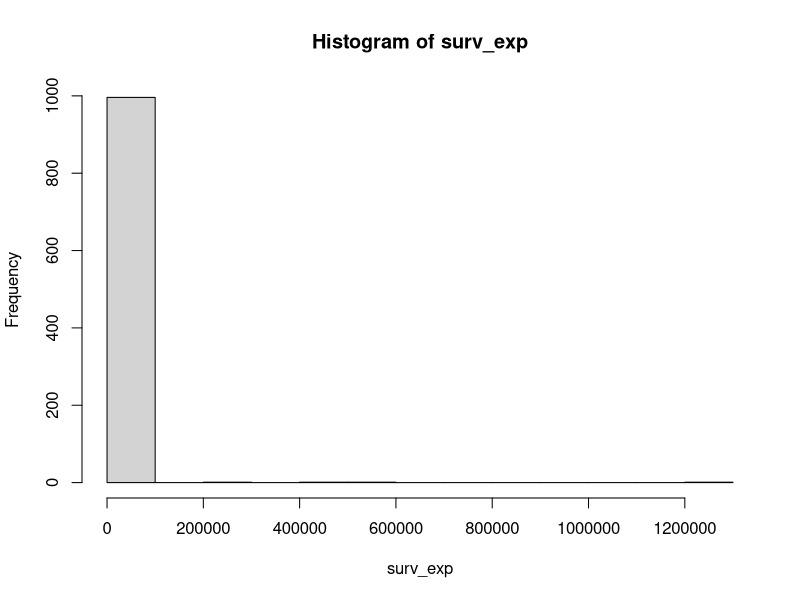
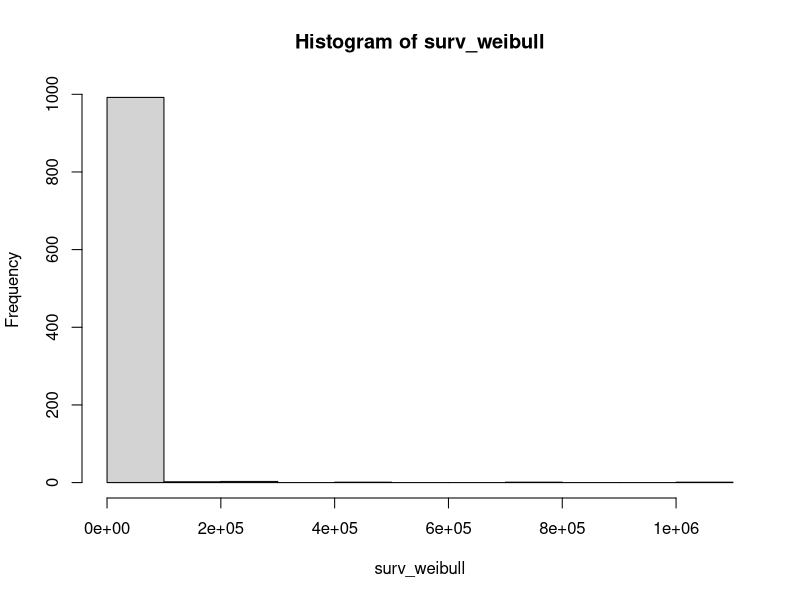

Recreate these plots in R, in order. (Note: this script raises an error after producing the figures.)
# K: number of myc-target genes
# n: number of patients


simu_myc<-function(n,K,mean,myc,size){
  df<-NULL
  for(k in 1:K){
    scale=runif(1,0,4)
    effect=myc*scale
    df=cbind(df,rnbinom(n, mu = mean*effect, size = size))
  }
  return(df)
}

df=simu_myc(n=1000,K=100,mean=5,myc=1,size=1)


# 1. Exponential


n=1000

x1=rnorm(n,0,1)
x2=rnorm(n,0,1)
x3=runif(n,0,1)
x4=rbinom(n,1,0.5)
x5=rbinom(n,1,0.2)
myc=rnorm(n,0,1)

df=data.frame(x1,x2,x3,x4,x5,myc)
coef=c(1,0.5,0.2,0.8,1.5,5)

simu_exp<-function(x,lambda){
  u=runif(1,0,1)
  t=-log(u)/(lambda*exp(coef %*% x))
  return(t)
}

surv_exp=apply(df,1,simu_exp,lambda=2)

hist(surv_exp)



# 2. Weibull

simu_weibull<-function(x,lambda,v){
  u=runif(1,0,1)
  t=-(log(u)/(lambda*exp(coef %*% x)))^(1/v)
  return(t)
}

surv_weibull=apply(df,1,simu_weibull,lambda=1,v=1)

hist(surv_weibull)


# 3. Gompertz distribution

simu_gompertz<-function(x,lambda,alpha){
  u=runif(1,0,1)
  t=1/alpha*log(1-(alpha*log(u))/(lambda*exp(coef %*% x)))
  return(t)
}

surv_gompertz=apply(df1,1,simu_gompertz,lambda=1,alpha=1)

hist(surv_gompertz)


df1$surv_gompertz=surv_gompertz

df1$status=1


simu_myc<-function(n,K,mean,myc,size){
  df<-NULL
  for(k in 1:K){
    scale=runif(1,0,4)
    effect=exp(myc)*scale
    temp=c()
    for(i in 1:n){
      cur=rnbinom(1, mu = mean*effect[i], size = size)
      temp=c(temp,cur)
    }
    df=cbind(df,temp)
    colnames(df)[k]<-paste0('g',k)
  }
  df=as.data.frame(df)
  return(df)
}

df2=simu_myc(n=1000,K=10,mean=5,myc=myc,size=1)

dim(df1)

library(survival)


fit_gompertz <- coxph(Surv(time = df$surv_gompertz, event = df$status) ~ x1+x2+x3+x4+x5+g1+g2+g3+g4+g5+g6+g7+g8+g9+g10, data = df)

fit_gompertz 
